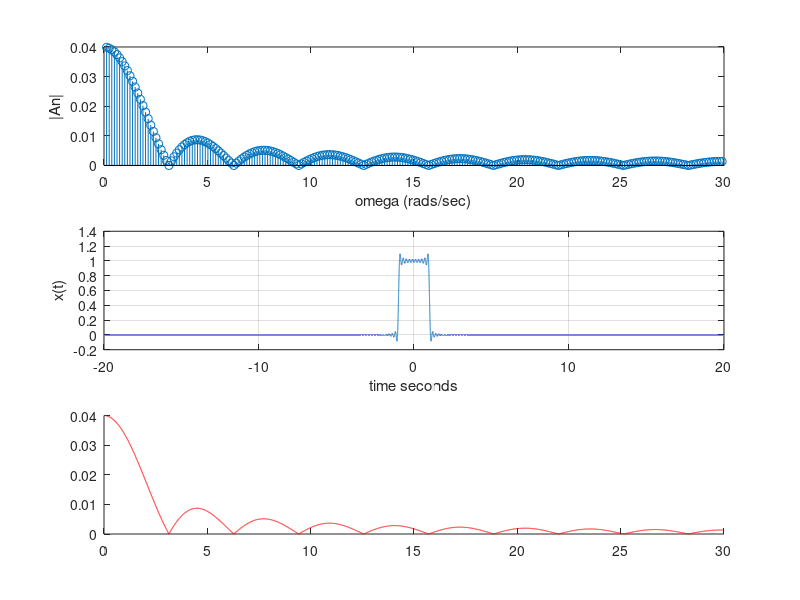

MATLAB code for this plot:
clear;
clc;

T = 50;
t = linspace(-20, 20, 1e5);
x = 0*t;

for n = 1:5*T
    wn = 2*pi*n/T;
    An = (sin(2*pi*n/T))/(pi*n);
    x = x + 2*abs(An)*cos(wn*t + angle(An));
end

A0 = 2/T;

x = x+A0;

figure(1);
clf;

n = 1:5*T;
w = 2*pi*n/T;
An = (sin(2*pi*n/T))./(pi*n);
subplot(3,1,1);
stem(w,abs(An));
xlim([0,30]);
xlabel('omega (rads/sec)');
ylabel('|An|');

subplot(3,1,2);
plot(t,x);
xlabel('time seconds');
ylabel('x(t)');

grid on;

subplot(3,1,3);
hold on;
w = linspace(0,30,1e4);
A = 0.04*sin(w)./w;

plot(w,abs(A),'r');
